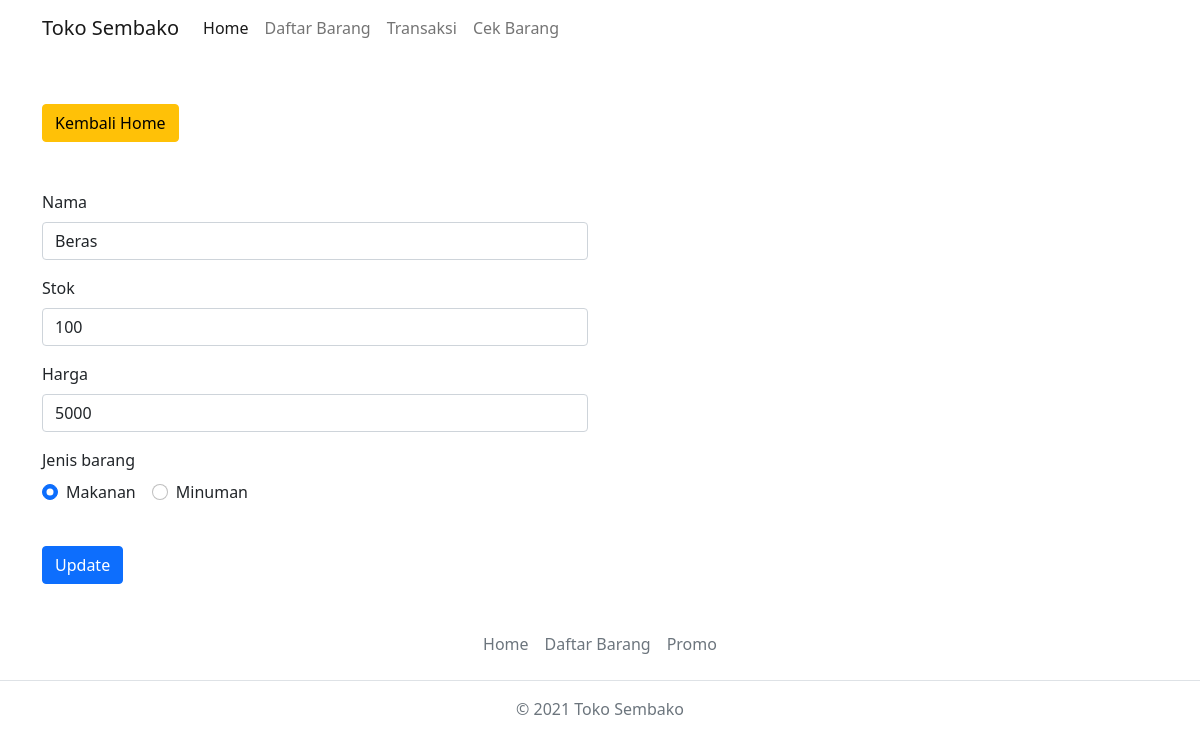
/form_edit.php?id_barang=17, run on the app's committed database.
### tables this page shows
CREATE TABLE `barang` (
  `id_barang` int(11) NOT NULL,
  `nama` varchar(225) NOT NULL,
  `stok` int(11) NOT NULL,
  `harga` varchar(225) NOT NULL,
  `jenis_barang` enum('makanan','minuman') NOT NULL
);

### form_edit.php (the view, shortened to what this page needs)
<!DOCTYPE html>
<html lang="en">
<head>
  <link href="https://cdn.jsdelivr.net/npm/bootstrap@5.1.3/dist/css/bootstrap.min.css" rel="stylesheet"
>
</head>
<body>
  <nav class="navbar navbar-expand-lg navbar-light">
    <div class="container">
      <a class="navbar-brand" href="#">Toko Sembako</a>
      <div class="collapse navbar-collapse" id="navbarNavAltMarkup">
        <div class="navbar-nav">
          <a class="nav-link active" aria-current="page" href="#">Home</a>
          <a class="nav-link" href="#">Daftar Barang</a>
          <a class="nav-link" href="#">Transaksi</a>
          <a class="nav-link" href="#">Cek Barang</a>
        </div>
      </div>
    </div>
  </nav>
  <div class="container">
    <div class="row mt-5">
      <div class="col-md-6">
        <a href="index.php" class="btn btn-warning mb-5">Kembali Home</a>
        <?php
    include 'koneksi.php';
    $sql = "SELECT * FROM barang WHERE id_barang = " . $_GET['id_barang'];
    $data = mysqli_query($mysqli, $sql);
    $d = mysqli_fetch_assoc($data);
 ?>
        <form action="update.php" method="POST">
          <div class="mb-3">
            <label for="nama" class="form-label">Nama</label>
            <input type="text" class="form-control" id="nama" name="nama" value="<?= $d['nama']; ?>">
          </div>
          <div class="mb-3">
            <label for="stok" class="form-label">Stok</label>
            <input type="number" class="form-control" id="stok" name="stok" value="<?= $d['stok']; ?>">
          </div>
          <div class="mb-3">
            <label for="harga" class="form-label">Harga</label>
            <input type="text" class="form-control" id="harga" name="harga" value="<?= $d['harga']; ?>">
          </div>
          <div class="mb-3">
            <label class="form-label">Jenis barang</label>
            <div class="d-flex gap-3">
              <div class="form-check">
                <input class="form-check-input" type="radio" name="jenis_barang" id="makanan" value="makanan"
                  <?php echo $d['jenis_barang'] == 'makanan' ? 'checked' : ""; ?> />
                <label class="form-check-label" for="makanan">
                  Makanan
                </label>
              </div>
              <div class="form-check">
                <input class="form-check-input" type="radio" name="jenis_barang" id="minuman" value="minuman"
                  <?php echo $d['jenis_barang'] == 'minuman' ? 'checked' : ""; ?> />
                <label class="form-check-label" for="minuman">
                  Minuman
                </label>
              </div>
            </div>
          </div>
          <button type="submit" class="btn btn-primary mt-4">Update</button>
        </form>
      </div>
    </div>
  </div>
  <footer class="py-3 my-4">
    <ul class="nav justify-content-center border-bottom pb-3 mb-3">
      <li class="nav-item"><a href="#" class="nav-link px-2 text-muted">Home</a></li>
      <li class="nav-item"><a href="#" class="nav-link px-2 text-muted">Daftar Barang</a></li>
      <li class="nav-item"><a href="#" class="nav-link px-2 text-muted">Promo</a></li>
    </ul>
    <p class="text-center text-muted">© 2021 Toko Sembako</p>
  </footer>
</body>
</html>

### data on the page
barang: nama "Beras", stok "100", harga "5000", jenis_barang "☑ Makanan", jenis_barang "☐ Minuman"
